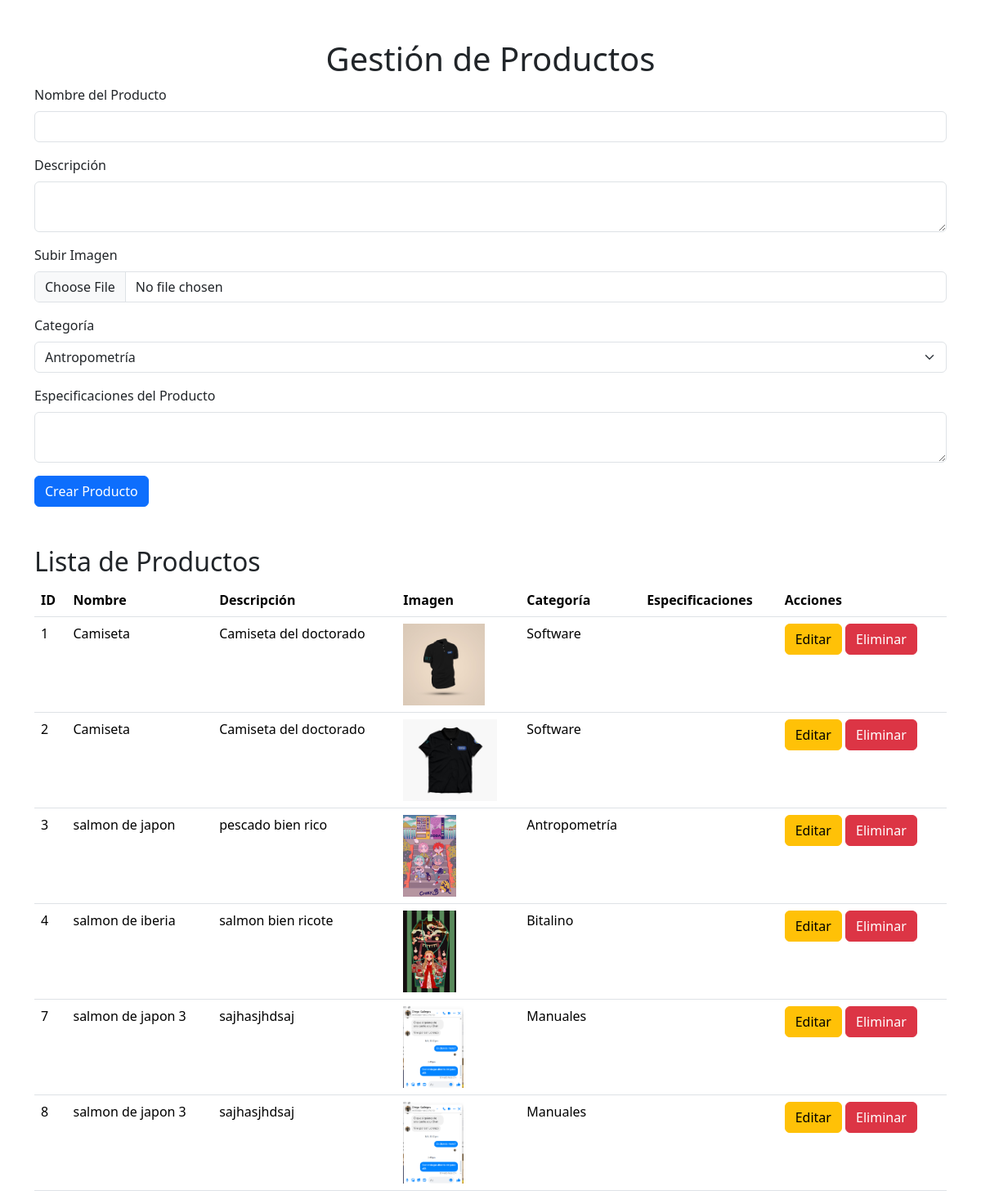
Page /crud.php (signed in) on the committed database.
### tables this page shows
CREATE TABLE `productos` (
  `id` int(11) NOT NULL,
  `nombre` varchar(255) NOT NULL,
  `descripcion` text NOT NULL,
  `imagen` varchar(255) DEFAULT NULL,
  `categoria` varchar(50) DEFAULT NULL,
  `file_name` varchar(255) DEFAULT NULL
);

### crud.php (the view, shortened to what this page needs)
<?php
$servername = "localhost";
$username = "root";
$password = "";
$dbname = "productos_2024";
$conn = new mysqli($servername, $username, $password, $dbname);
$id_editar = $nombre_editar = $descripcion_editar = $imagen_editar = $categoria_editar = $especificaciones_editar = "";
$sql = "SELECT * FROM productos";
$result = $conn->query($sql);
$productos = [];
if ($result->num_rows > 0) {
    while ($row = $result->fetch_assoc()) {
        $productos[] = $row;
    }
}
?>
<!DOCTYPE html>
<html lang="es">
<head>
    <link rel="stylesheet" href="https://cdn.jsdelivr.net/npm/bootstrap@5.3.3/dist/css/bootstrap.min.css">
</head>
<body>
<div class="container mt-5">
    <h1 class="text-center">Gestión de Productos</h1>
    <form method="POST" enctype="multipart/form-data">
        <div class="mb-3">
            <label for="nombre" class="form-label">Nombre del Producto</label>
            <input type="text" class="form-control" name="nombre" id="nombre" value="<?php echo $nombre_editar; ?>" required>
        </div>
        <div class="mb-3">
            <label for="descripcion" class="form-label">Descripción</label>
            <textarea class="form-control" name="descripcion" id="descripcion" required><?php echo $descripcion_editar; ?></textarea>
        </div>
        <div class="mb-3">
            <label for="imagen" class="form-label">Subir Imagen</label>
            <input type="file" class="form-control" name="imagen" id="imagen" <?php echo $id_editar ? '' : 'required'; ?>>
        </div>
        <div class="mb-3">
            <label for="categoria" class="form-label">Categoría</label>
            <select class="form-select" name="categoria" id="categoria" required>
                <option value="Antropometría" <?php echo ($categoria_editar == 'Antropometría') ? 'selected' : ''; ?>>Antropometría</option>
            </select>
        </div>
        <div class="mb-3">
            <label for="especificaciones" class="form-label">Especificaciones del Producto</label>
            <textarea class="form-control" name="especificaciones" id="especificaciones" required><?php echo $especificaciones_editar; ?></textarea>
            </div>
    <button type="submit" class="btn btn-primary"><?php echo $id_editar ? 'Actualizar Producto' : 'Crear Producto'; ?></button>
</form>
<h2 class="mt-5">Lista de Productos</h2>
<table class="table">
    <thead>
        <tr>
            <th>ID</th>
            <th>Nombre</th>
            <th>Descripción</th>
            <th>Imagen</th>
            <th>Categoría</th>
            <th>Especificaciones</th>
            <th>Acciones</th>
        </tr>
    </thead>
    <tbody>
        <?php foreach ($productos as $producto): ?>
            <tr>
                <td><?php echo $producto['id']; ?></td>
                <td><?php echo $producto['nombre']; ?></td>
                <td><?php echo $producto['descripcion']; ?></td>
                <td><img src="<?php echo $producto['imagen']; ?>" alt="<?php echo $producto['nombre']; ?>" style="max-height: 100px;"></td>
                <td><?php echo $producto['categoria']; ?></td>
                <td><?php echo $producto['especificaciones']; ?></td>
                <td>
                    <form method="POST" style="display:inline;">
                        <button type="submit" name="action" value="edit" class="btn btn-warning">Editar</button>
                    </form>
                    <form method="POST" style="display:inline;" onsubmit="return confirm('¿Estás seguro de que deseas eliminar este producto?');">
                        <button type="submit" name="action" value="delete" class="btn btn-danger">Eliminar</button>
                    </form>
                </td>
            </tr>
        <?php endforeach; ?>
    </tbody>
</table>

### rows in the picture
productos: id "1", nombre "Camiseta", descripcion "Camiseta del doctorado", imagen (picture), categoria "Software"
productos: id "2", nombre "Camiseta", descripcion "Camiseta del doctorado", imagen (picture), categoria "Software"
productos: id "3", nombre "salmon de japon", descripcion "pescado bien rico", imagen (picture), categoria "Antropometría"
productos: id "4", nombre "salmon de iberia", descripcion "salmon bien ricote", imagen (picture), categoria "Bitalino"
productos: id "7", nombre "salmon de japon 3", descripcion "sajhasjhdsaj", imagen (picture), categoria "Manuales"
productos: id "8", nombre "salmon de japon 3", descripcion "sajhasjhdsaj", imagen (picture), categoria "Manuales"
